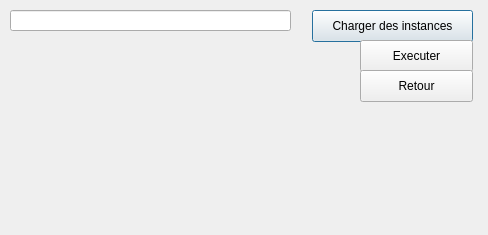
<?xml version="1.0" encoding="UTF-8"?>
<ui version="4.0">
 <class>Dialog</class>
 <widget class="QDialog" name="Dialog">
  <property name="geometry">
   <rect>
    <x>0</x>
    <y>0</y>
    <width>488</width>
    <height>235</height>
   </rect>
  </property>
  <property name="windowTitle">
   <string>Dialog</string>
  </property>
  <widget class="QLineEdit" name="input">
   <property name="geometry">
    <rect>
     <x>10</x>
     <y>10</y>
     <width>281</width>
     <height>21</height>
    </rect>
   </property>
  </widget>
  <widget class="QPushButton" name="file">
   <property name="geometry">
    <rect>
     <x>312</x>
     <y>10</y>
     <width>161</width>
     <height>32</height>
    </rect>
   </property>
   <property name="text">
    <string>Charger des instances</string>
   </property>
  </widget>
  <widget class="QPushButton" name="exec">
   <property name="geometry">
    <rect>
     <x>360</x>
     <y>40</y>
     <width>113</width>
     <height>32</height>
    </rect>
   </property>
   <property name="text">
    <string>Executer</string>
   </property>
  </widget>
  <widget class="QPushButton" name="back">
   <property name="geometry">
    <rect>
     <x>360</x>
     <y>70</y>
     <width>113</width>
     <height>32</height>
    </rect>
   </property>
   <property name="text">
    <string>Retour</string>
   </property>
  </widget>
  <widget class="QLabel" name="label">
   <property name="geometry">
    <rect>
     <x>10</x>
     <y>50</y>
     <width>301</width>
     <height>171</height>
    </rect>
   </property>
   <property name="text">
    <string></string>
   </property>
  </widget>
 </widget>
 <resources/>
 <connections/>
</ui>
